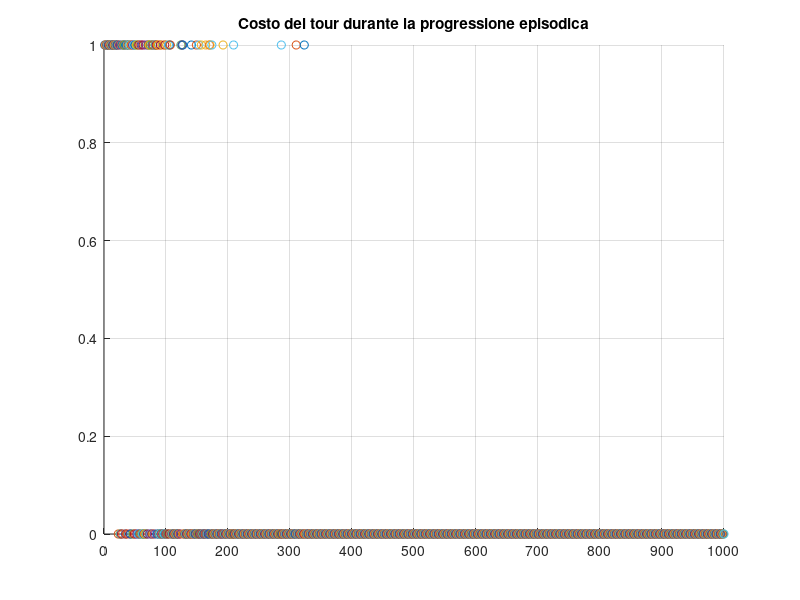

Here is the MATLAB script that generated this plot:
% Proviamo la eps-greedy
close all
clear all
clc
T = 1000;
figure(1)
hold on 
grid on
xlim([0 T])
title('Costo del tour durante la progressione episodica')
xticks(0:100:T)
for t = 1:T
    eps = max(0.01, 1 * 0.990^t);
     if rand + 0.03 < eps 
        k = 1;
    else 
        k = 0;
    end
    figure(1)
    scatter(t,k,"magenta")
end
